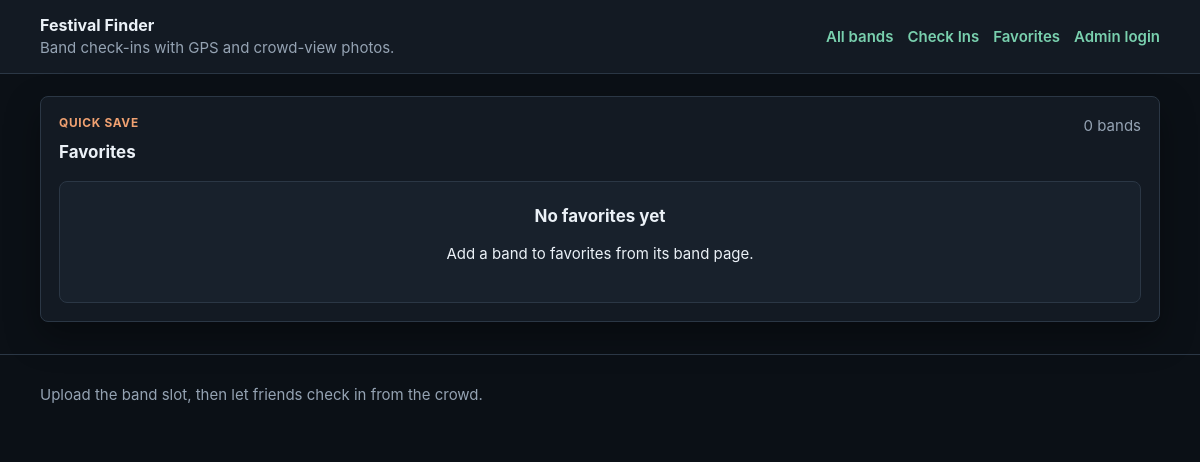
Before: /favorites with the older database file.
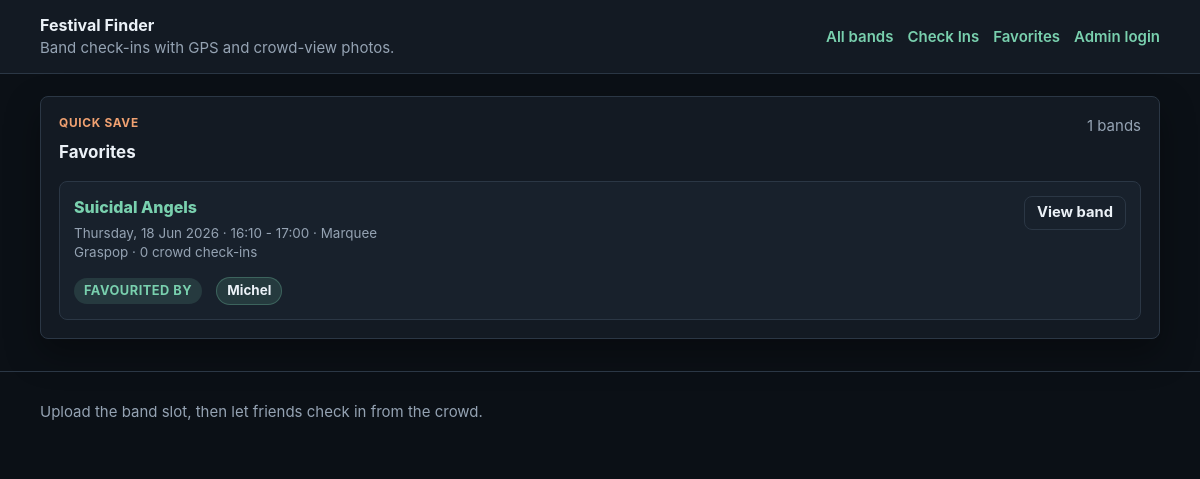
After: the same page with the newer database file.
### tables this page shows
CREATE TABLE favorites (
    id INTEGER PRIMARY KEY AUTOINCREMENT,
    band_id INTEGER NOT NULL,
    display_name TEXT NOT NULL,
    created_at TEXT NOT NULL DEFAULT CURRENT_TIMESTAMP,
    FOREIGN KEY (band_id) REFERENCES bands (id) ON DELETE CASCADE
);

CREATE TABLE bands (
    id INTEGER PRIMARY KEY AUTOINCREMENT,
    band_name TEXT NOT NULL,
    festival_name TEXT NOT NULL,
    stage_name TEXT,
    performance_date TEXT NOT NULL,
    start_time TEXT NOT NULL,
    end_time TEXT,
    timetable_notes TEXT,
    timetable_file TEXT,
    created_at TEXT NOT NULL DEFAULT CURRENT_TIMESTAMP
);

### app.py (the view)
    @app.get("/favorites")
    def favorites_page():
        favorite_rows = get_db().execute(
            """
            SELECT
                f.id AS favorite_id,
                f.display_name,
                f.created_at AS favorited_at,
                b.id AS band_id,
                b.band_name,
                b.festival_name,
                b.stage_name,
                b.performance_date,
                b.start_time,
                b.end_time,
                COUNT(DISTINCT a.id) AS attendee_count
            FROM favorites f
            JOIN bands b ON b.id = f.band_id
            LEFT JOIN attendees a ON a.band_id = b.id
            GROUP BY f.id
            ORDER BY b.performance_date ASC, b.start_time ASC, b.band_name ASC, f.created_at ASC, f.id ASC
            """
        ).fetchall()
        favorite_bands_by_id = {}
        for row in favorite_rows:
            entry = favorite_bands_by_id.setdefault(
                row["band_id"],
                {
                    "id": row["band_id"],
                    "band_name": row["band_name"],
                    "festival_name": row["festival_name"],
                    "stage_name": row["stage_name"] or "Stage TBA",
                    "performance_date": row["performance_date"],
                    "start_time": row["start_time"],
                    "end_time": row["end_time"],
                    "attendee_count": row["attendee_count"],
                    "favorites": [],
                },
            )
            entry["favorites"].append(
                {
                    "id": row["favorite_id"],
                    "display_name": attendee_display_name(row["display_name"]),
                    "created_at": row["favorited_at"],
                }
            )
        return render_template(
            "favorites.html",
            favorite_bands=list(favorite_bands_by_id.values()),
        )

### templates/favorites.html (shortened to what this page needs)
{% extends "base.html" %}
{% block content %}
    <section class="shell detail-stack detail-stack--top">
        <section class="section-panel">
            <div class="section-header">
                <div>
                    <p class="section-kicker">Quick save</p>
                    <h2>Favorites</h2>
                </div>
                <p class="section-header__meta">{{ favorite_bands|length }} bands</p>
            </div>
            {% if favorite_bands %}
                <div class="favorite-band-list">
                    {% for band in favorite_bands %}
                        <article class="favorite-band-card">
                            <div class="favorite-band-card__main">
                                <div>
                                    <a class="favorite-band-card__title" href="{{ url_for('band_detail', band_id=band['id']) }}">{{ band["band_name"] }}</a>
                                    <p class="favorite-card__meta">
                                        {{ band["performance_date"] | readable_date }} · {{ band["start_time"] | readable_time }}
                                        {% if band["end_time"] %}
                                            - {{ band["end_time"] | readable_time }}
                                        {% endif %}
                                        · {{ band["stage_name"] }}
                                    </p>
                                    <p class="favorite-card__meta">{{ band["festival_name"] }} · {{ band["attendee_count"] }} crowd check-ins</p>
                                </div>
                                <a class="secondary-button secondary-button--compact" href="{{ url_for('band_detail', band_id=band['id']) }}">View band</a>
                            </div>
                            <div class="favorite-band-card__people">
                                <span class="attendee-location__label">Favourited by</span>
                                <div class="favorite-chip-list">
                                    {% for favorite in band["favorites"] %}
                                        <span class="favorite-chip" title="Favorited {{ favorite['created_at'] | relative_time }}">{{ favorite["display_name"] }}</span>
                                    {% endfor %}
                                </div>
                            </div>
                        </article>
                    {% endfor %}
                </div>
            {% else %}
                <div class="empty-state">
                    <h3>No favorites yet</h3>
                    <p>Add a band to favorites from its band page.</p>
                </div>
            {% endif %}
        </section>
    </section>
{% endblock %}

Changed rows visible on the page:
added favorites: band_name "Suicidal Angels", performance_date|readable_date "Thursday, 18 Jun 2026", start_time|readable_time "16:10", end_time|readable_time "17:00", stage_name "Marquee", festival_name "Graspop", attendee_count "0", display_name "Michel"
Other visible differences:
{{ favorite_bands|length }}: "0" → "1"
text no longer shown: "No favorites yet Add a band to favorites from its band page."
